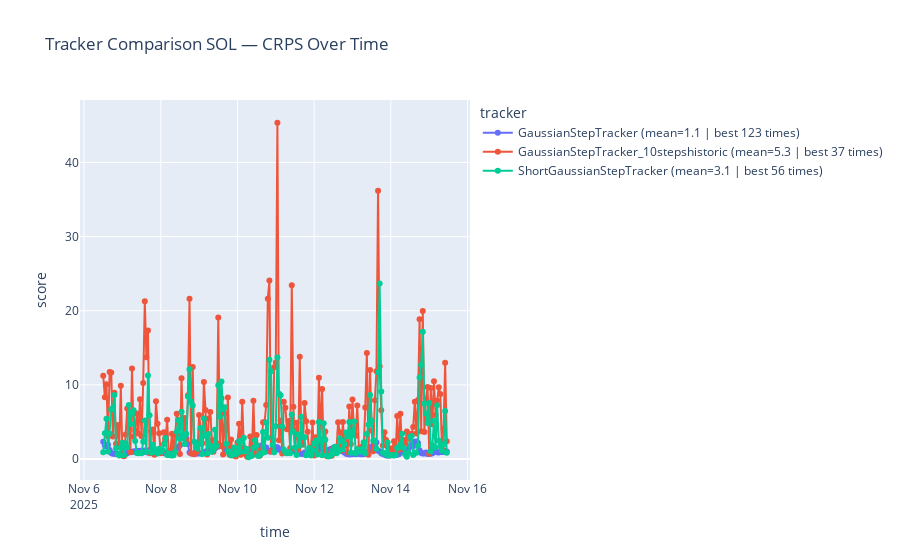

Here is the notebook cell this chart was saved with:
### Code cell
# Tracker comparison one assets
plot_tracker_comparison(df_all, 'SOL')

### Figure 1 — Plotly figure (JSON) as saved in the notebook; plotly's stock layout.template omitted (floating-point values rounded to 4 significant figures; data arrays with more than 128 entries replaced by an {"elided": "..."} marker saying what was removed)
{"data": [{"hovertemplate": "tracker=GaussianStepTracker (mean=1.1 | best 123 times)<br>time=%{x}<br>score=%{y}<extra></extra>", "legendgroup": "GaussianStepTracker (mean=1.1 | best 123 times)", "line": {"color": "#636efa", "dash": "solid"}, "marker": {"symbol": "circle"}, "mode": "lines+markers", "name": "GaussianStepTracker (mean=1.1 | best 123 times)", "orientation": "v", "showlegend": true, "type": "scatter", "x": {"elided": "216 str values"}, "xaxis": "x", "y": {"elided": "216 float values"}, "yaxis": "y"}, {"hovertemplate": "tracker=GaussianStepTracker_10stepshistoric (mean=5.3 | best 37 times)<br>time=%{x}<br>score=%{y}<extra></extra>", "legendgroup": "GaussianStepTracker_10stepshistoric (mean=5.3 | best 37 times)", "line": {"color": "#EF553B", "dash": "solid"}, "marker": {"symbol": "circle"}, "mode": "lines+markers", "name": "GaussianStepTracker_10stepshistoric (mean=5.3 | best 37 times)", "orientation": "v", "showlegend": true, "type": "scatter", "x": {"elided": "216 str values"}, "xaxis": "x", "y": {"elided": "216 float values"}, "yaxis": "y"}, {"hovertemplate": "tracker=ShortGaussianStepTracker (mean=3.1 | best 56 times)<br>time=%{x}<br>score=%{y}<extra></extra>", "legendgroup": "ShortGaussianStepTracker (mean=3.1 | best 56 times)", "line": {"color": "#00cc96", "dash": "solid"}, "marker": {"symbol": "circle"}, "mode": "lines+markers", "name": "ShortGaussianStepTracker (mean=3.1 | best 56 times)", "orientation": "v", "showlegend": true, "type": "scatter", "x": {"elided": "216 str values"}, "xaxis": "x", "y": {"elided": "216 float values"}, "yaxis": "y"}], "layout": {"hovermode": "x unified", "legend": {"title": {"text": "tracker"}, "tracegroupgap": 0}, "title": {"text": "Tracker Comparison SOL — CRPS Over Time"}, "xaxis": {"anchor": "y", "domain": [0, 1], "title": {"text": "time"}}, "yaxis": {"anchor": "x", "domain": [0, 1], "title": {"text": "score"}}}}
